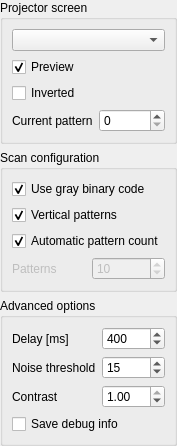
<?xml version="1.0" encoding="UTF-8"?>
<ui version="4.0">
 <class>BinaryPatternProjectionConfigWidget</class>
 <widget class="QWidget" name="BinaryPatternProjectionConfigWidget">
  <property name="geometry">
   <rect>
    <x>0</x>
    <y>0</y>
    <width>160</width>
    <height>387</height>
   </rect>
  </property>
  <property name="windowTitle">
   <string>Binary pattern configuration</string>
  </property>
  <layout class="QGridLayout" name="gridLayout">
   <property name="leftMargin">
    <number>0</number>
   </property>
   <property name="topMargin">
    <number>0</number>
   </property>
   <property name="rightMargin">
    <number>0</number>
   </property>
   <property name="bottomMargin">
    <number>0</number>
   </property>
   <item row="2" column="0">
    <widget class="QGroupBox" name="groupBox_2">
     <property name="sizePolicy">
      <sizepolicy hsizetype="Preferred" vsizetype="Fixed">
       <horstretch>1</horstretch>
       <verstretch>0</verstretch>
      </sizepolicy>
     </property>
     <property name="title">
      <string>Advanced options</string>
     </property>
     <layout class="QGridLayout" name="gridLayout_4">
      <item row="0" column="0">
       <widget class="QLabel" name="label_7">
        <property name="text">
         <string>Delay [ms]</string>
        </property>
       </widget>
      </item>
      <item row="0" column="1">
       <widget class="QSpinBox" name="interPhotoDelaySpinBox">
        <property name="maximum">
         <number>99999</number>
        </property>
        <property name="singleStep">
         <number>100</number>
        </property>
        <property name="value">
         <number>400</number>
        </property>
       </widget>
      </item>
      <item row="1" column="0">
       <widget class="QLabel" name="label_4">
        <property name="text">
         <string>Noise threshold</string>
        </property>
       </widget>
      </item>
      <item row="1" column="1">
       <widget class="QSpinBox" name="noiseThresholdSpinBox">
        <property name="maximum">
         <number>999</number>
        </property>
        <property name="value">
         <number>15</number>
        </property>
       </widget>
      </item>
      <item row="2" column="0">
       <widget class="QLabel" name="label_11">
        <property name="text">
         <string>Contrast</string>
        </property>
       </widget>
      </item>
      <item row="2" column="1">
       <widget class="QDoubleSpinBox" name="intensitySpinBox">
        <property name="maximum">
         <double>1.000000000000000</double>
        </property>
        <property name="singleStep">
         <double>0.100000000000000</double>
        </property>
        <property name="value">
         <double>1.000000000000000</double>
        </property>
       </widget>
      </item>
      <item row="3" column="0" colspan="2">
       <widget class="QCheckBox" name="debugModeCheckBox">
        <property name="text">
         <string>Save debug info</string>
        </property>
       </widget>
      </item>
     </layout>
    </widget>
   </item>
   <item row="1" column="0">
    <widget class="QGroupBox" name="groupBox">
     <property name="sizePolicy">
      <sizepolicy hsizetype="Preferred" vsizetype="Fixed">
       <horstretch>1</horstretch>
       <verstretch>0</verstretch>
      </sizepolicy>
     </property>
     <property name="title">
      <string>Scan configuration</string>
     </property>
     <layout class="QGridLayout" name="gridLayout_2">
      <item row="2" column="0" colspan="2">
       <widget class="QCheckBox" name="automaticPatternCountCheckBox">
        <property name="text">
         <string>Automatic pattern count</string>
        </property>
        <property name="checked">
         <bool>true</bool>
        </property>
       </widget>
      </item>
      <item row="4" column="0">
       <widget class="QLabel" name="patternCountLabel">
        <property name="enabled">
         <bool>false</bool>
        </property>
        <property name="text">
         <string>Patterns</string>
        </property>
       </widget>
      </item>
      <item row="1" column="0" colspan="2">
       <widget class="QCheckBox" name="verticalCheckBox">
        <property name="text">
         <string>Vertical patterns</string>
        </property>
        <property name="checked">
         <bool>true</bool>
        </property>
       </widget>
      </item>
      <item row="4" column="1">
       <widget class="QSpinBox" name="patternCountSpinBox">
        <property name="enabled">
         <bool>false</bool>
        </property>
        <property name="minimum">
         <number>1</number>
        </property>
        <property name="maximum">
         <number>11</number>
        </property>
        <property name="value">
         <number>10</number>
        </property>
       </widget>
      </item>
      <item row="0" column="0" colspan="2">
       <widget class="QCheckBox" name="useGrayBinaryCheckBox">
        <property name="text">
         <string>Use gray binary code</string>
        </property>
        <property name="checked">
         <bool>true</bool>
        </property>
       </widget>
      </item>
     </layout>
    </widget>
   </item>
   <item row="0" column="0">
    <widget class="QGroupBox" name="groupBox_4">
     <property name="title">
      <string>Projector screen</string>
     </property>
     <layout class="QFormLayout" name="formLayout_3">
      <item row="0" column="0" colspan="2">
       <widget class="QComboBox" name="patternScreenComboBox"/>
      </item>
      <item row="1" column="0">
       <widget class="QCheckBox" name="patternProjectionPreviewCheckBox">
        <property name="text">
         <string>Preview</string>
        </property>
        <property name="checked">
         <bool>true</bool>
        </property>
       </widget>
      </item>
      <item row="2" column="0">
       <widget class="QCheckBox" name="invertedCheckBox">
        <property name="text">
         <string>Inverted</string>
        </property>
       </widget>
      </item>
      <item row="3" column="0">
       <widget class="QLabel" name="label_2">
        <property name="text">
         <string>Current pattern</string>
        </property>
       </widget>
      </item>
      <item row="3" column="1">
       <widget class="QSpinBox" name="currentPatternSpinBox"/>
      </item>
     </layout>
    </widget>
   </item>
  </layout>
 </widget>
 <resources/>
 <connections/>
</ui>
